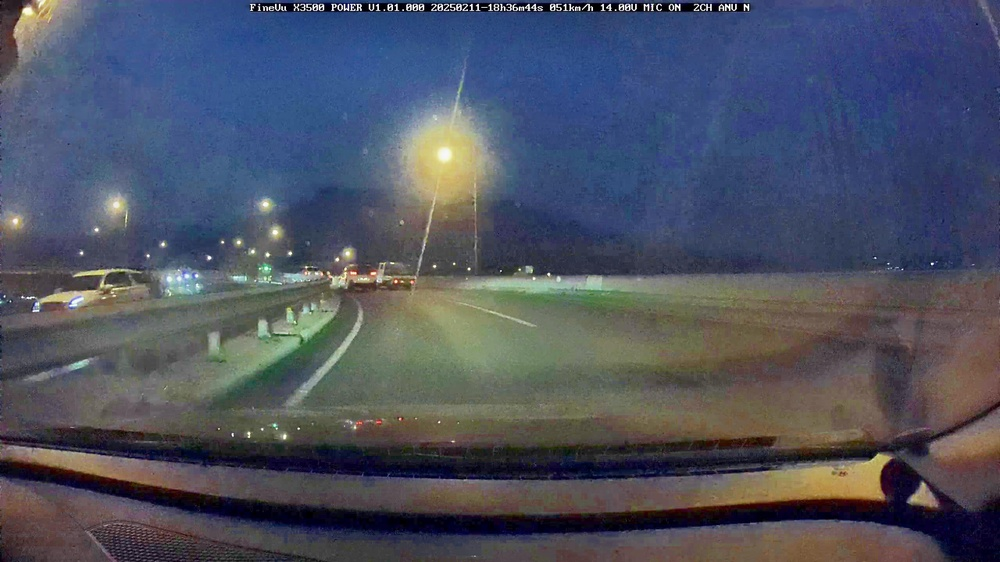
#> input picture LLIE/input/exam-br001.jpg, 1000 x 562 px, shrunk from 2560 x 1440 before the run; its folder holds 4 pictures in this run
$ jupyter execute --allow-errors preprocessing.ipynb
#> lines starting #> are read from the running program, lines starting #| are printed output that depends on the picture
[cell 1]
import os
import cv2
import numpy as np
import shutil
import subprocess

def classify_image(image_path, threshold=100):
    """
    이미지 파일 경로를 받아 그레이스케일로 변환 후 평균 밝기를 계산하고,
    임계값보다 낮으면 어두운 이미지(True), 그렇지 않으면 밝은 이미지(False)를 반환합니다.
    """
#> called with image_path = 'input/exam-br001.jpg', threshold = 50
    img = cv2.imread(image_path, cv2.IMREAD_GRAYSCALE)
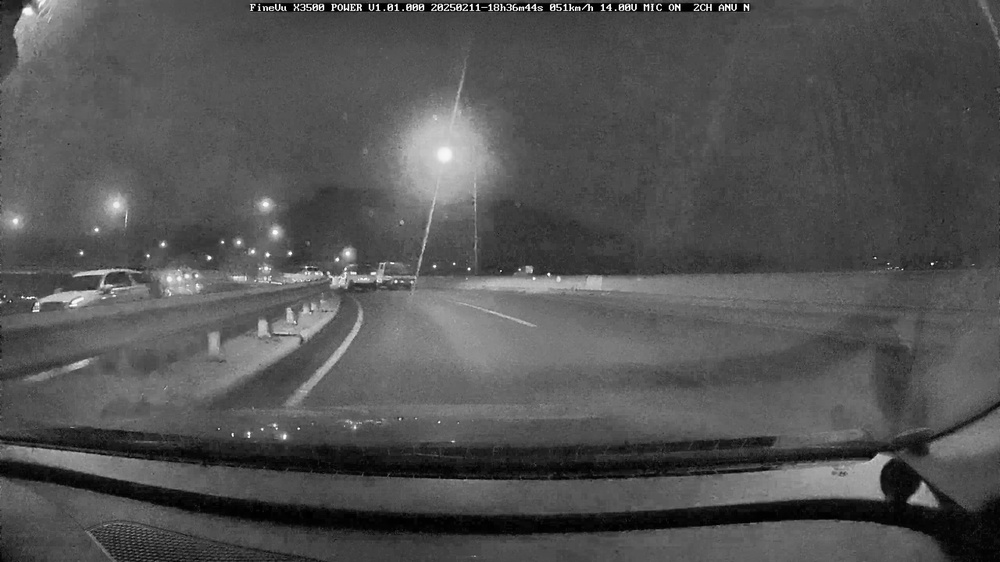
#> img: shape (562, 1000); min 0, max 255, mean 82.5
    if img is None:
        return None, None
    avg_brightness = np.mean(img)
#> avg_brightness = 82.52
    return avg_brightness, avg_brightness < threshold

# 폴더 경로 설정 (환경에 맞게 수정)
input_folder = r"input"          # 분류할 이미지가 있는 폴더
bright_folder = r"output-br"     # 밝은 이미지를 저장할 폴더
dark_folder = r"output-dk"       # 어두운 이미지를 저장할 폴더
enhanced_folder = r"output-enh"  # colie를 통해 보정된 이미지가 저장될 폴더

# 출력 폴더가 없으면 생성
os.makedirs(bright_folder, exist_ok=True)
os.makedirs(dark_folder, exist_ok=True)
os.makedirs(enhanced_folder, exist_ok=True)

# 분류 임계값 설정 (필요에 따라 조정)
threshold = 50

# 입력 폴더 내 모든 이미지 파일 분류 및 이동
for filename in os.listdir(input_folder):
    if not filename.lower().endswith(('.png', '.jpg', '.jpeg', '.bmp', '.tiff')):
        continue

    image_path = os.path.join(input_folder, filename)
    brightness, is_dark = classify_image(image_path, threshold)
#> brightness = 82.52; is_dark = False

    if brightness is None:
        print("이미지를 불러올 수 없습니다:", image_path)
        continue

    if is_dark:
        dest_path = os.path.join(dark_folder, filename)
        shutil.move(image_path, dest_path)
        print(f"{filename}: 어두운 이미지 (평균 밝기: {brightness:.2f}) -> {dark_folder}")
    else:
        dest_path = os.path.join(bright_folder, filename)
        shutil.move(image_path, dest_path)
        print(f"{filename}: 밝은 이미지 (평균 밝기: {brightness:.2f}) -> {bright_folder}")
#| exam-br001.jpg: 밝은 이미지 (평균 밝기: 82.52) -> output-br
#> pass 2 of the loop `for filename in os.listdir(input_folder):`:
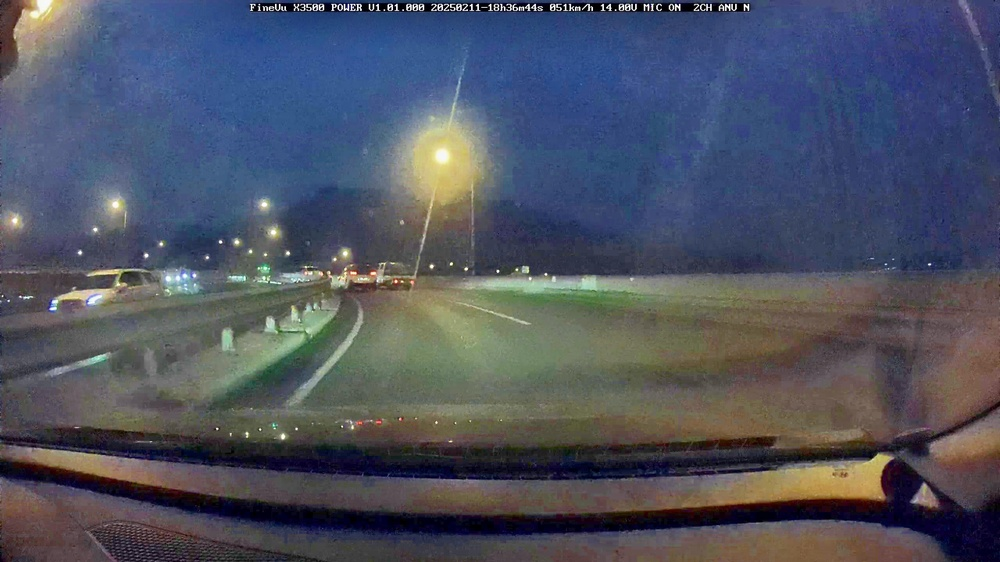
#> input picture LLIE/input/exam-br002.jpg, 1000 x 562 px, shrunk from 2560 x 1440 before the run
#> in classify_image (call 2), `img = cv2.imread(image_path, cv2.IMREAD_GRAYSCALE)`:
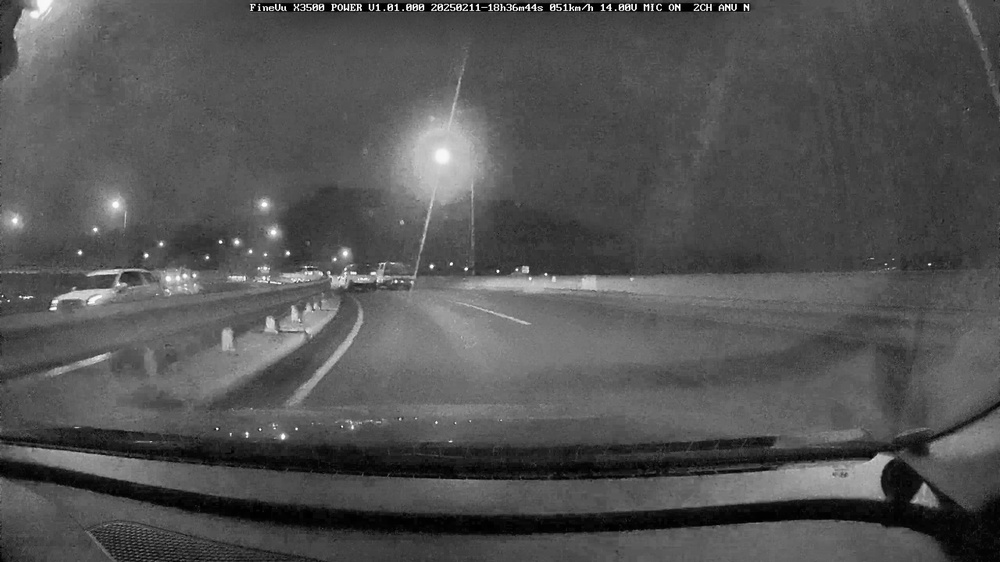
#> img: shape (562, 1000); min 0, max 255, mean 83
#> avg_brightness = 82.95
#| exam-br002.jpg: 밝은 이미지 (평균 밝기: 82.95) -> output-br
#> pass 3 of the loop `for filename in os.listdir(input_folder):`:
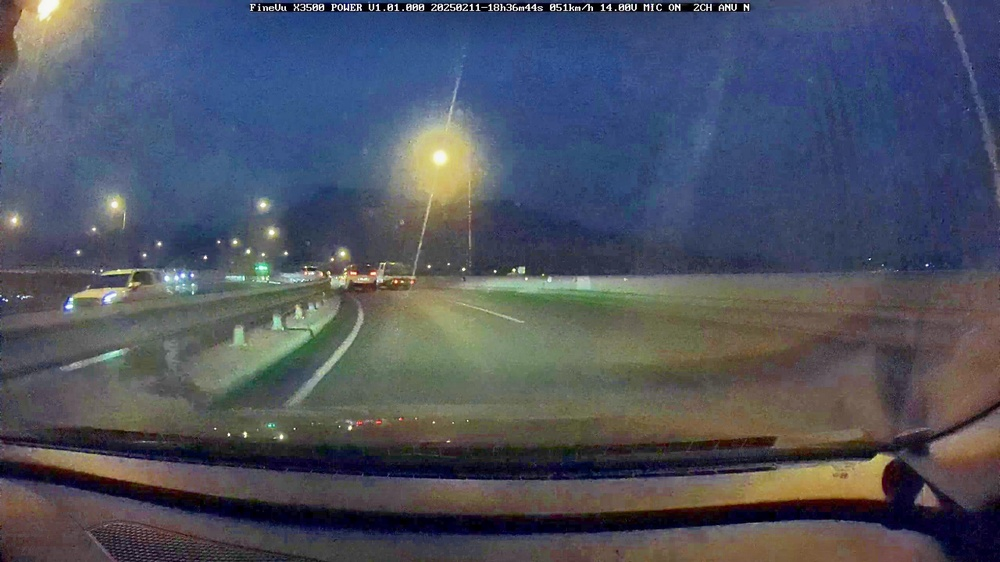
#> input picture LLIE/input/exam-br003.jpg, 1000 x 562 px, shrunk from 2560 x 1440 before the run
#> in classify_image (call 3), `img = cv2.imread(image_path, cv2.IMREAD_GRAYSCALE)`:
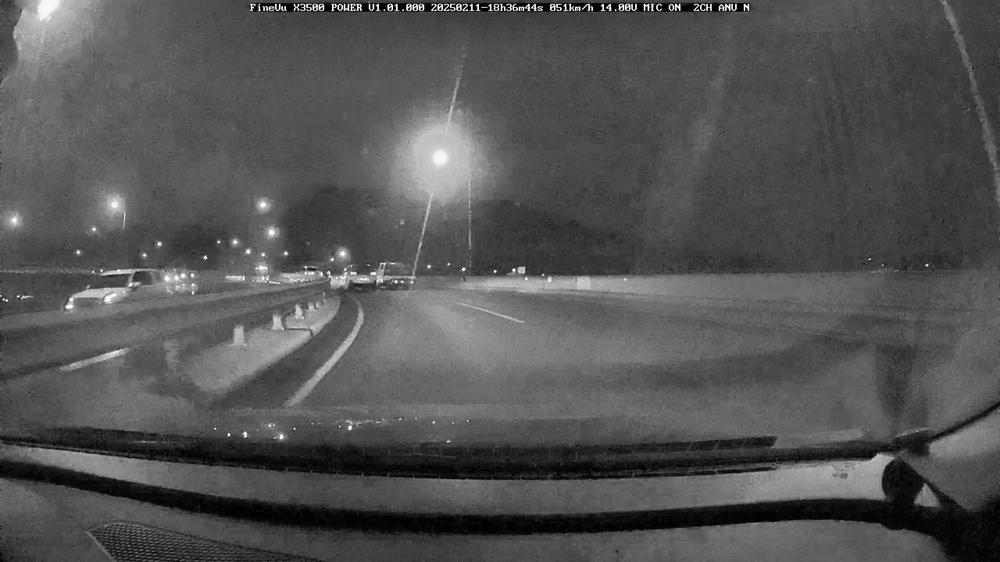
#> img: shape (562, 1000); min 0, max 255, mean 83
#> avg_brightness = 82.97
#| exam-br003.jpg: 밝은 이미지 (평균 밝기: 82.97) -> output-br
#> the loop made 4 passes; the first 3 are shown

# 이제 어두운 이미지가 모인 dark_folder를 대상으로 colie.py를 실행하여 밝기 보정을 진행합니다.
# colie.py는 [colie GitHub](https://github.com/ctom2/colie)를 참고한 코드로,
# --input_folder, --alpha, --beta, --gamma, --delta, --L (및 --output_folder 옵션이 있다면)을 인자로 받는다고 가정합니다.

command = [
    "python", os.path.join("colie", "colie.py"),
    "--input_folder", os.path.abspath(dark_folder),
    "--output_folder", os.path.abspath(enhanced_folder),
    "--alpha", "1",
    "--beta", "20",
    "--gamma", "9",
    "--delta", "5",
    "--L", "0.1"
]

print("어두운 이미지 보정을 위해 colie.py 실행 중...")
#> (the rest of this cell did not finish here and is left out)
